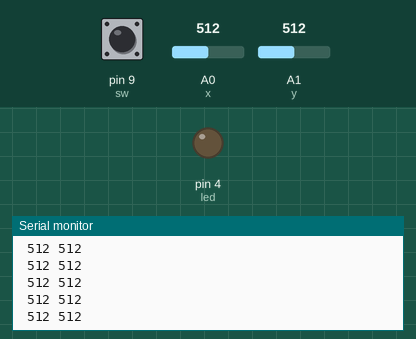
This sketch was run on a simulated Arduino Uno, built with avr-gcc and run on an emulated ATmega328P. Shown: output pins drawn as LEDs (lit = HIGH), the last lines printed to the serial monitor. The inputs (shaded band) are chosen by the test bench; at power-on: A1 (y) = 512, pin 9 (sw) HIGH, A0 (x) = 512.

Above: at 1.2 s.
1.3 s: A1 (y) set to 986
At 1.9 s:
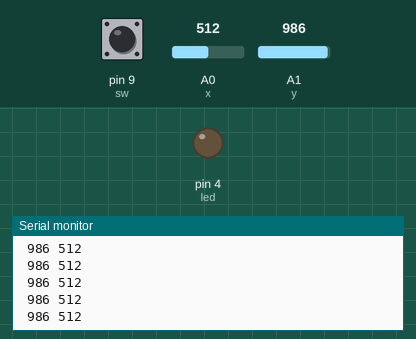
2.8 s: A1 (y) set to 1012
At 3.9 s:
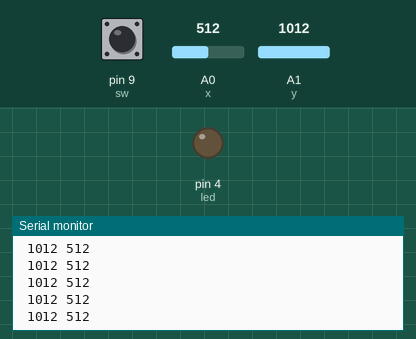
Timing chart, 0 to 5.8 s (numbered marks = the images above; inputs shaded):
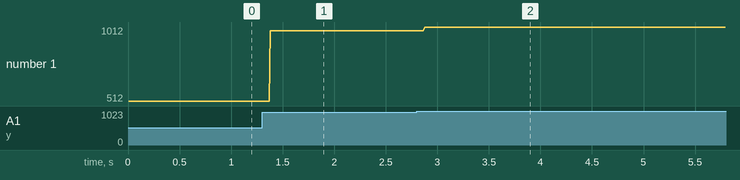

The sketch:

Joystick_pointer_led.ino
```cpp
int x = A0,y = A1;
int a,b,c;
int sw=9;
int led=4;

void setup() {

 Serial.begin(9600);
  pinMode(x,INPUT);
   pinMode(y,INPUT);
   pinMode(sw,INPUT);
   pinMode(led,OUTPUT);

}

void loop() {
a=analogRead(x);
b=analogRead(y);
c=digitalRead(sw);

Serial.println(a);
Serial.print(" ");
Serial.print(b);
Serial.print(" ");
//delay(200);


//  Serial.println(c);

//else {
//  Serial.println("Switched PRESSED");
//}

if (a>=700 && b >= 300 && c ==LOW){
  digitalWrite(led,HIGH);
}
else {
  digitalWrite(led,LOW);
}
}
```

Measured:
- after the input at 1.3 s, the serial monitor: prints a new line after 0.08 s (image 1)
- after the input at 2.8 s, the serial monitor: prints a new line after 0.08 s (image 2)
- plotted number 1: 512 → 986 after the input at 1.3 s, 986 → 1012 after the input at 2.8 s
